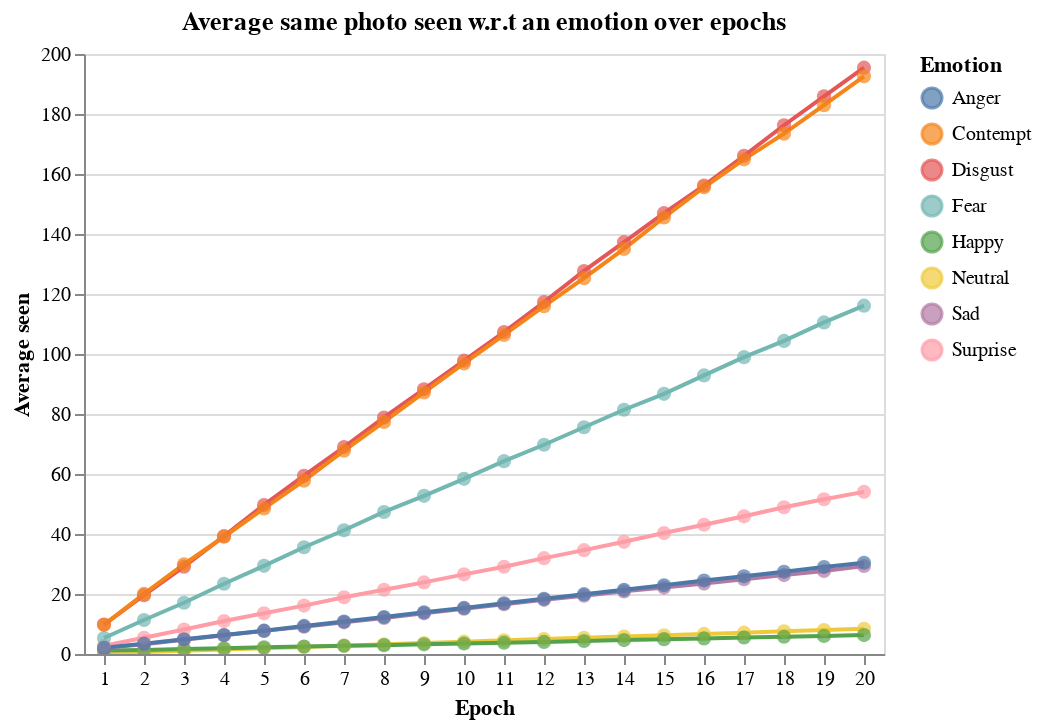

Write notebook code for a chart like this one.
### Code cell
line_plot = alt.Chart(emotions_reseen_df).mark_line().encode(
    x=alt.X('Epoch:O', title='Epoch', axis=alt.Axis(labelAngle=0)),
    y='Average seen',
    color=alt.Color('Emotion:N', legend=alt.Legend(title='Emotion', labelColor='black', titleColor='black')),
).properties(
    title='Average same photo seen w.r.t an emotion over epochs',
    width=400,
    height=300
)

line_plot += alt.Chart(emotions_reseen_df).mark_point(size=50, filled=True).encode(
    x=alt.X('Epoch:O', title='Epoch'),
    y='Average seen:Q',
    color=alt.Color('Emotion:N', legend=alt.Legend(title='Emotion', labelColor='black', titleColor='black')),
    tooltip=[
        alt.Tooltip('Emotion', title='Emotion'),    
        alt.Tooltip('Epoch', title='Epoch'),
        alt.Tooltip('Average seen', title='Average seen', format='.2f'),
    ]
)

line_plot.interactive()

### Figure 1 — Vega-Lite specification as saved in the notebook (floating-point values rounded to 4 significant figures; data arrays with more than 128 entries replaced by an {"elided": "..."} marker saying what was removed)
{"config": {"view": {"continuousWidth": 300, "continuousHeight": 300}}, "layer": [{"mark": {"type": "line"}, "encoding": {"color": {"field": "Emotion", "legend": {"labelColor": "black", "title": "Emotion", "titleColor": "black"}, "type": "nominal"}, "x": {"axis": {"labelAngle": 0}, "field": "Epoch", "title": "Epoch", "type": "ordinal"}, "y": {"field": "Average seen", "type": "quantitative"}}, "name": "view_1", "title": "Average same photo seen w.r.t an emotion over epochs"}, {"mark": {"type": "point", "filled": true, "size": 50}, "encoding": {"color": {"field": "Emotion", "legend": {"labelColor": "black", "title": "Emotion", "titleColor": "black"}, "type": "nominal"}, "tooltip": [{"field": "Emotion", "title": "Emotion", "type": "nominal"}, {"field": "Epoch", "title": "Epoch", "type": "quantitative"}, {"field": "Average seen", "format": ".2f", "title": "Average seen", "type": "quantitative"}], "x": {"field": "Epoch", "title": "Epoch", "type": "ordinal"}, "y": {"field": "Average seen", "type": "quantitative"}}}], "data": {"name": "data-8785af23358963e3144dcce38e928e01"}, "height": 300, "params": [{"name": "param_1", "select": {"type": "interval", "encodings": ["x", "y"]}, "bind": "scales", "views": ["view_1"]}], "width": 400, "$schema": "https://vega.github.io/schema/vega-lite/v5.15.1.json", "datasets": {"data-8785af23358963e3144dcce38e928e01": {"elided": "160 records"}}}
